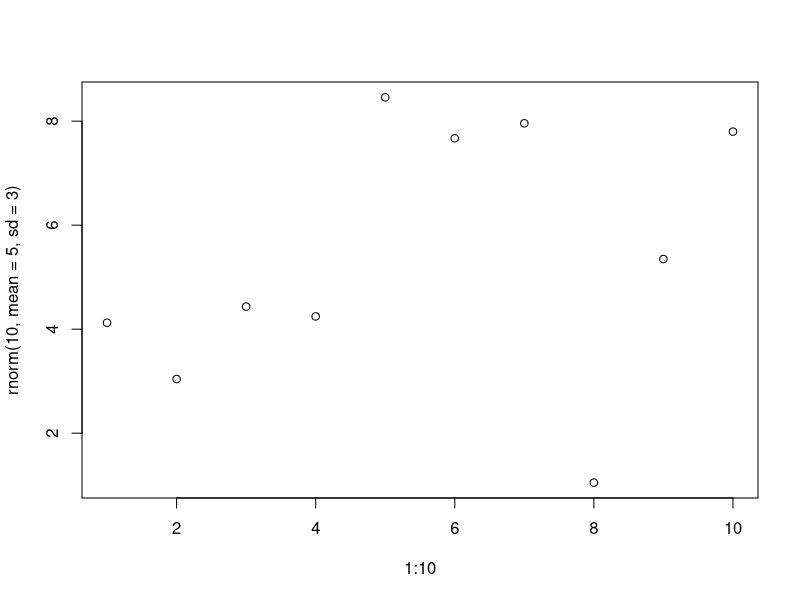

This chart was generated by the following R code:
## ---- chunk 1
knitr::opts_chunk$set(echo=TRUE) 
## ---- chunk 2
plot(x=1:10, y=rnorm(10, mean=5, sd=3))
